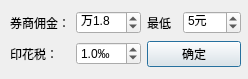
<?xml version="1.0" encoding="UTF-8"?>
<ui version="4.0">
 <class>TradeSettings</class>
 <widget class="QDialog" name="TradeSettings">
  <property name="geometry">
   <rect>
    <x>0</x>
    <y>0</y>
    <width>248</width>
    <height>79</height>
   </rect>
  </property>
  <property name="windowTitle">
   <string>交易设置</string>
  </property>
  <widget class="QWidget" name="">
   <property name="geometry">
    <rect>
     <x>10</x>
     <y>10</y>
     <width>231</width>
     <height>60</height>
    </rect>
   </property>
   <layout class="QVBoxLayout" name="verticalLayout">
    <item>
     <layout class="QHBoxLayout" name="horizontalLayout">
      <item>
       <widget class="QLabel" name="label">
        <property name="font">
         <font>
          <family>Helvetica</family>
         </font>
        </property>
        <property name="text">
         <string>券商佣金：</string>
        </property>
       </widget>
      </item>
      <item>
       <widget class="QDoubleSpinBox" name="spbBrokerFeePercentage">
        <property name="minimumSize">
         <size>
          <width>65</width>
          <height>0</height>
         </size>
        </property>
        <property name="font">
         <font>
          <family>Helvetica</family>
         </font>
        </property>
        <property name="prefix">
         <string>万</string>
        </property>
        <property name="decimals">
         <number>1</number>
        </property>
        <property name="maximum">
         <double>10.000000000000000</double>
        </property>
        <property name="singleStep">
         <double>0.100000000000000</double>
        </property>
        <property name="value">
         <double>1.800000000000000</double>
        </property>
       </widget>
      </item>
      <item>
       <widget class="QLabel" name="label_3">
        <property name="maximumSize">
         <size>
          <width>30</width>
          <height>16777215</height>
         </size>
        </property>
        <property name="font">
         <font>
          <family>Helvetica</family>
         </font>
        </property>
        <property name="text">
         <string>最低</string>
        </property>
       </widget>
      </item>
      <item>
       <widget class="QSpinBox" name="spbMinBrokerFee">
        <property name="font">
         <font>
          <family>Helvetica</family>
         </font>
        </property>
        <property name="suffix">
         <string>元</string>
        </property>
        <property name="prefix">
         <string/>
        </property>
        <property name="value">
         <number>5</number>
        </property>
       </widget>
      </item>
     </layout>
    </item>
    <item>
     <layout class="QHBoxLayout" name="horizontalLayout_2">
      <item>
       <widget class="QLabel" name="label_2">
        <property name="maximumSize">
         <size>
          <width>60</width>
          <height>16777215</height>
         </size>
        </property>
        <property name="font">
         <font>
          <family>Helvetica</family>
         </font>
        </property>
        <property name="text">
         <string>印花税：</string>
        </property>
       </widget>
      </item>
      <item>
       <widget class="QDoubleSpinBox" name="spbStampDuty">
        <property name="maximumSize">
         <size>
          <width>65</width>
          <height>16777215</height>
         </size>
        </property>
        <property name="font">
         <font>
          <family>Helvetica</family>
         </font>
        </property>
        <property name="prefix">
         <string/>
        </property>
        <property name="suffix">
         <string>‰</string>
        </property>
        <property name="decimals">
         <number>1</number>
        </property>
        <property name="maximum">
         <double>10.000000000000000</double>
        </property>
        <property name="singleStep">
         <double>0.100000000000000</double>
        </property>
        <property name="value">
         <double>1.000000000000000</double>
        </property>
       </widget>
      </item>
      <item>
       <widget class="QPushButton" name="btnSave">
        <property name="text">
         <string>确定</string>
        </property>
       </widget>
      </item>
     </layout>
    </item>
   </layout>
  </widget>
 </widget>
 <resources/>
 <connections>
  <connection>
   <sender>btnSave</sender>
   <signal>clicked()</signal>
   <receiver>TradeSettings</receiver>
   <slot>save_settings()</slot>
   <hints>
    <hint type="sourcelabel">
     <x>184</x>
     <y>51</y>
    </hint>
    <hint type="destinationlabel">
     <x>192</x>
     <y>72</y>
    </hint>
   </hints>
  </connection>
 </connections>
 <slots>
  <slot>save_settings()</slot>
 </slots>
</ui>
